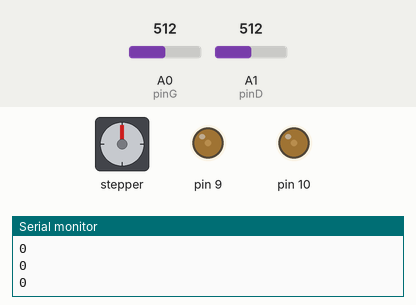
Recording of a sketch running on a simulated Arduino Uno, built with avr-gcc and run on an emulated ATmega328P. On the bench: stepper motor, output pins drawn as LEDs (lit = HIGH), the last lines printed to the serial monitor. The inputs (shaded band) are chosen by the test bench; at power-on: A0 (pinG) = 512, A1 (pinD) = 512. Stepper angles assume 200 steps per turn.

Above: at 1.2 s.
1.3 s: A0 (pinG) set to 531
At 3.2 s:
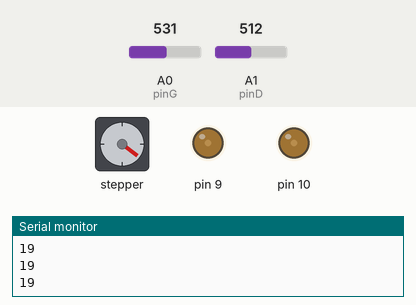
4.3 s: A1 (pinD) set to 532
5.8 s: A1 (pinD) set to 559
At 6.28 s:
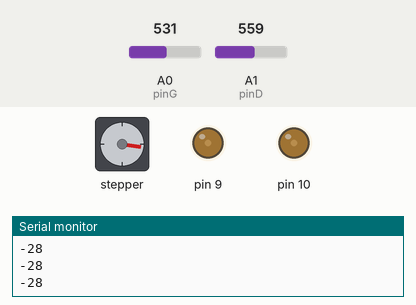
8.8 s: A0 (pinG) set to 555
10.3 s: A0 (pinG) set to 588
At 10.47 s:
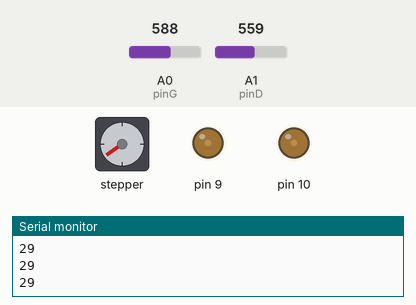
Timing chart, 0 to 14.3 s (numbered marks = the images above; inputs shaded):
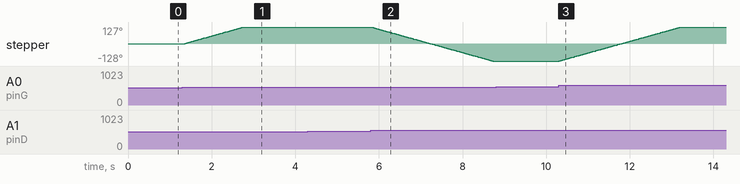

The sketch:

tracker_version_filtrage.ino
```cpp
//#include <Wire.h>
//#include "RTClib.h"

//RTC_DS1307 RTC;

#include <Stepper.h>

const int NombrePas=200;

const int Pas_1=8; //declaration constante de broche
const int Pas_2=12; //declaration constante de broche
const int Pas_3=11; //declaration constante de broche
const int Pas_4=13; //declaration constante de broche

Stepper pap(NombrePas, Pas_1, Pas_3, Pas_2, Pas_4);

int pinG=A0;
int pinD=A1;
int valeurG=0;
int valeurD=0;
int ecart=0;
int zoneInactivite=10;

char i=0;
int tableau[10];
int moyenneEcart=0;

int compteur=0;

int pinB=A2;

int ValeurBatterie=5;
int TensionRefBatterie=5;

int Annee = 0;
int Mois = 0;
int Jour=0;
int Heure = 10;
int Minute = 0;
int Seconde = 0;

// définition de la largeur du filtre

const int largeur_moy=10;


int i_moy=0;     // index du tableau des moyennes
int somme = 0;   // somme du tableau


void setup()   {

  Serial.begin(9600);

//Wire.begin();
//RTC.begin();
//RTC.adjust(DateTime(__DATE__, __TIME__));

pap.setSpeed(15);

pinMode(9,OUTPUT);
pinMode(10,OUTPUT);
analogWrite(9,50);
analogWrite(10,50);

pinMode(Pas_1, OUTPUT);
pinMode(Pas_2, OUTPUT);
pinMode(Pas_3, OUTPUT);
pinMode(Pas_4, OUTPUT);

digitalWrite(Pas_1,LOW);
digitalWrite(Pas_2,LOW);
digitalWrite(Pas_3,LOW);
digitalWrite(Pas_4,LOW);

/*
initialisation du tableau de valeurs et de la somme de celui-ci
*/
for (i=0;i<largeur_moy;i++)  {
  valeurG=analogRead(pinG);
  valeurD=analogRead(pinD);
  tableau[i]=valeurG-valeurD;  // enregistrement de la valeur
  somme+=tableau[i];           // calcul de la somme du tableau
  }


}

void loop(){


//DateTime now = RTC.now();

//Annee=now.year();
//Mois=now.month();
//Jour=now.day();
//Heure=now.hour();
//Minute=now.minute();
//Seconde=now.second();

//Serial.println (Annee);
//Serial.println (Mois);
//Serial.println (Jour);
//Serial.println (Heure);
//Serial.println (Minute);
//Serial.println (Seconde);

//ValeurBatterie=analogRead(pinB);

//Serial.println (ValeurBatterie);

while(ValeurBatterie >= TensionRefBatterie && Heure >=6 && Heure<=20)

{

  somme-=tableau[i_moy];       // soutraction de la valeur qui sort du tableau
  valeurG=analogRead(pinG);
  valeurD=analogRead(pinD);
  tableau[i_moy]=valeurG-valeurD;  // enregistrement de la nouvelle valeur mesurée
  somme+=tableau[i_moy];       // addition de la nouvelle valeur a la somme totale
  moyenneEcart=somme/largeur_moy;  // calcul de la moyenne

  i_moy++;                         // incrementation de l'index du tableau

  if (i_moy>=largeur_moy)  {        // ré-initialisation de l'index pour qu'il ne dépasse pas la longeur du tableau
      i_moy=0;
      }

  Serial.println(moyenneEcart);


if(moyenneEcart < zoneInactivite*-1 && compteur >= -70)
  {

    pap.step(-1);
    compteur = compteur - 1;
  }
  else if(moyenneEcart > zoneInactivite && compteur <= 70)
  {

    pap.step(1);
    compteur = compteur +1;
  }
  else
  {
     pap.step(0);

    digitalWrite(Pas_1,LOW);
    digitalWrite(Pas_2,LOW);
    digitalWrite(Pas_3,LOW);
    digitalWrite(Pas_4,LOW);

  }

//Serial.println(compteur);

}
}
```

Measured:
- the behaviour switches between 522 and 523 on A0 (pinG) (found by bisection; images 0 and 1)
- the behaviour switches between 541 and 542 on A1 (pinD) (found by bisection; images 1 and 2)
- the behaviour switches between 569 and 570 on A0 (pinG) (found by bisection; images 2 and 3)
- after the input at 1.3 s, stepper: turns 127° clockwise in 1.4 s, starting at once
- after the input at 5.8 s, stepper: keeps turning counter-clockwise at about 88°/s, starting at once
- after the input at 10.3 s, stepper: turns 255° clockwise in 2.9 s, starting at once
